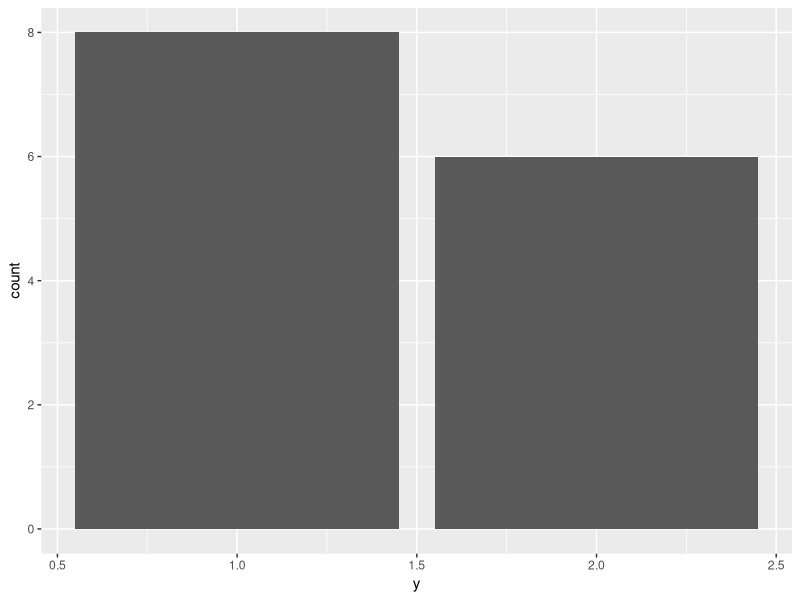
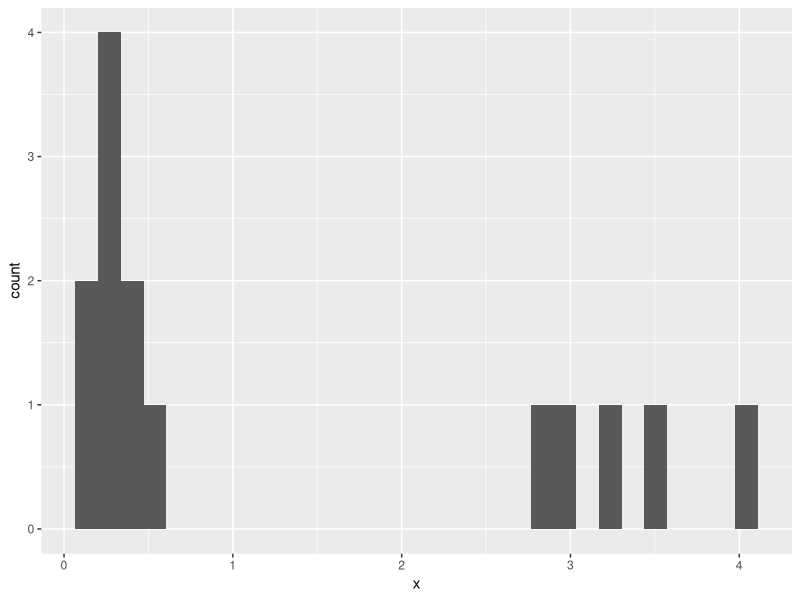
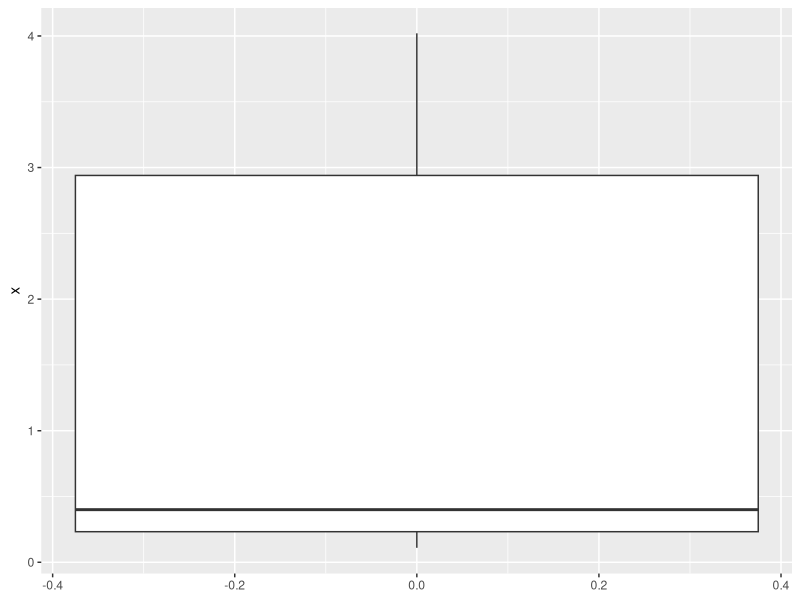
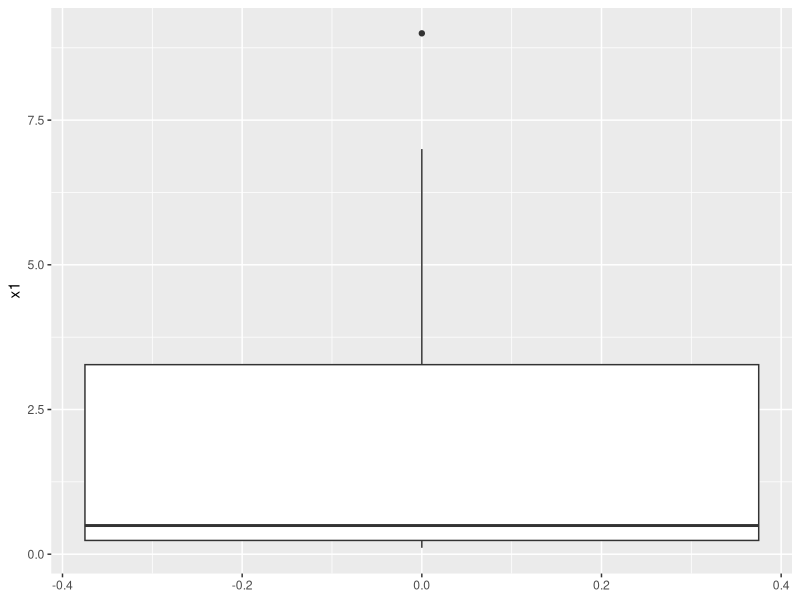
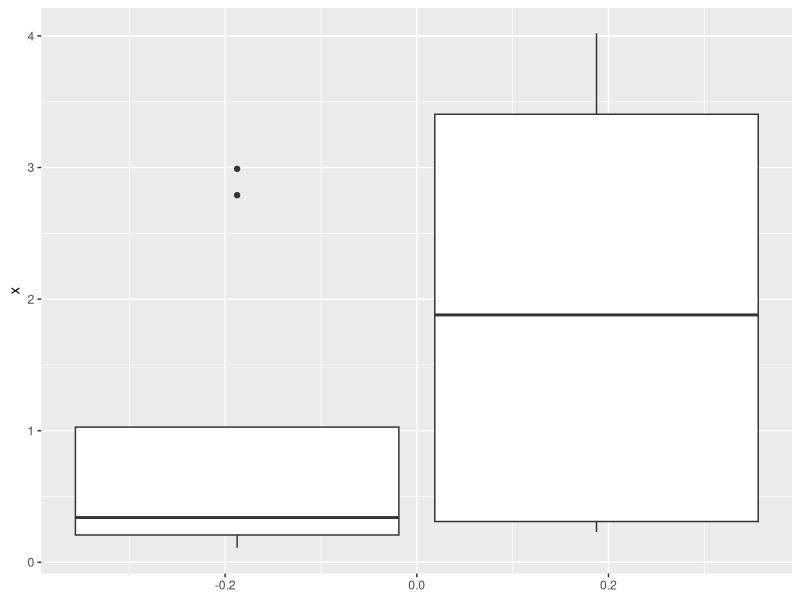
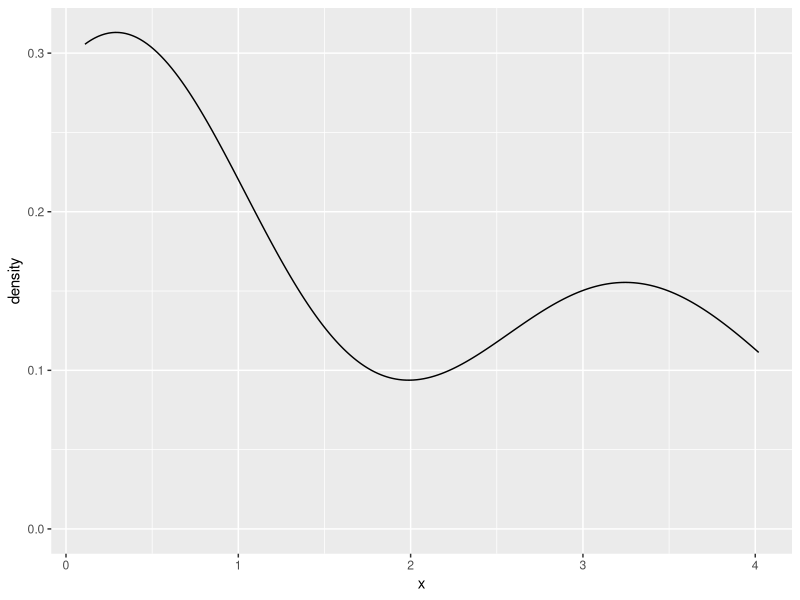
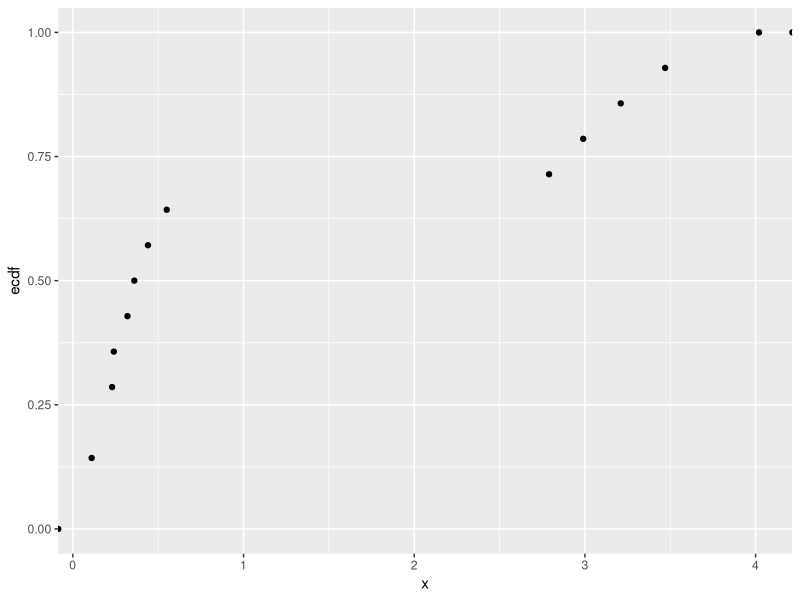
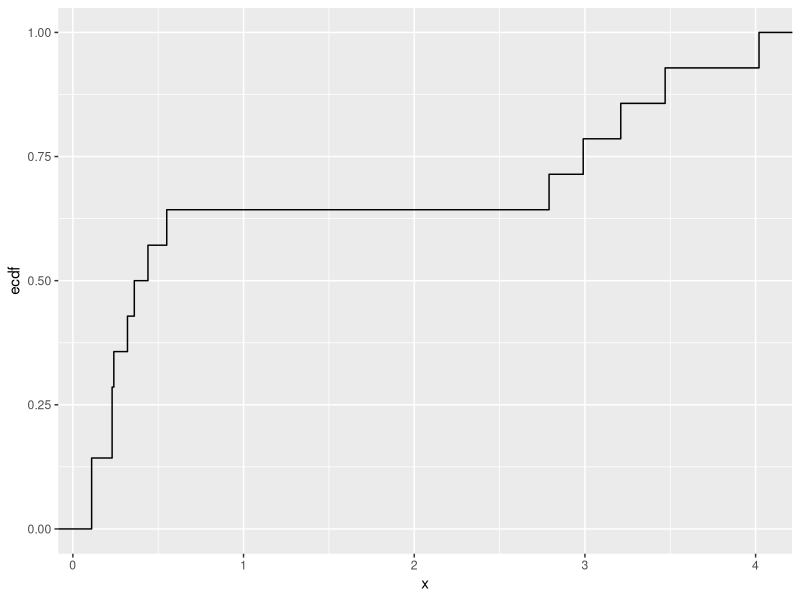

Source code (R) for these figures, in order:
# Datos de nitritos
x = c(0.32,0.36,0.24,0.11,0.11,0.44,2.79,2.99,3.47,0.23,0.55, 
      3.21,4.02,0.23)

# Clasificación de las muestras
y = c(1,1,1,1,1,1,1,1,2,2,2,2,2,2)

# Conteos
table(y)

# Frecuencias
prop.table(table(y))

# Diagrama de barras
library(ggplot2)
df = data.frame(y)
ggplot(df, aes(x=y)) + geom_bar()

# Histograma
df = data.frame(x)
ggplot(df, aes(x=x)) + geom_histogram()

# Diagrama de cajas
df = data.frame(x)
ggplot(df, aes(y=x)) + geom_boxplot()

# Añadimos valores extremos
x1 = c(x, c(7, 9))

# Nuevo diagrama de cajas
df = data.frame(x1)
ggplot(df, aes(y=x1)) + geom_boxplot()

# Comparación de submuestras
df = data.frame(x, y)
ggplot(df, aes(y=x, group=y)) + geom_boxplot()

# Estimaciones de densidad por núcleos
df = data.frame(x)
ggplot(df, aes(x=x)) + geom_density()  # Núcleo gausiano

# Función de distribución muestral
# Gráficas de la ecdf
df = data.frame(x)
ggplot(df, aes(x=x)) + stat_ecdf(geom = "point")
ggplot(df, aes(x=x)) + stat_ecdf(geom = "step")

# Evaluación puntual de la ecdf
ecdf(x)(1)
ecdf(x)(4)
ecdf(x)(10)
